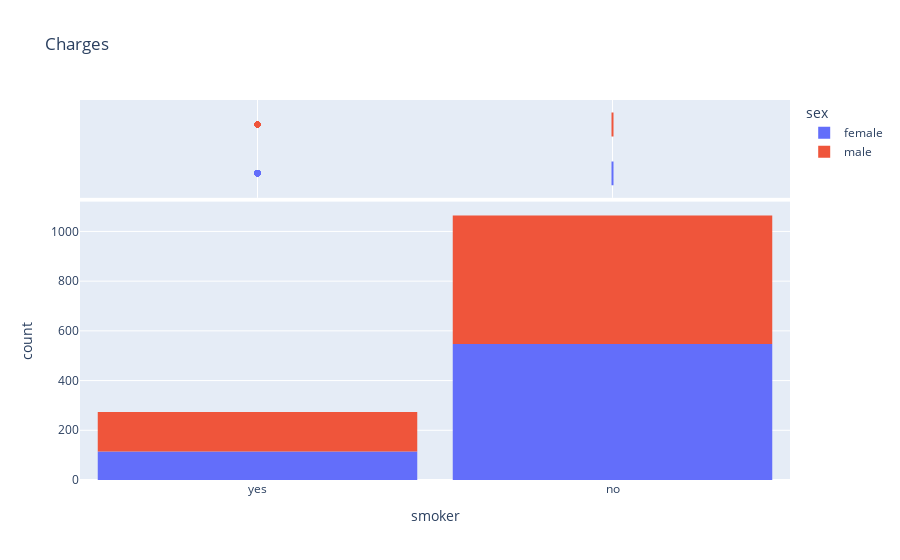

The code cell stored with this chart in its notebook:
### Code cell
fig = px.histogram(medical_charges,
                   x = "smoker",
                   marginal='box',
                   color = "sex",
                   title = "Charges")
fig.update_layout(bargap = 0.1)
fig.show()

### Figure 1 — Plotly figure (JSON) as saved in the notebook; plotly's stock layout.template omitted (floating-point values rounded to 4 significant figures; data arrays with more than 128 entries replaced by an {"elided": "..."} marker saying what was removed)
{"data": [{"bingroup": "x", "hovertemplate": "sex=female<br>smoker=%{x}<br>count=%{y}<extra></extra>", "legendgroup": "female", "marker": {"color": "#636efa", "pattern": {"shape": ""}}, "name": "female", "orientation": "v", "showlegend": true, "type": "histogram", "x": {"elided": "662 str values"}, "xaxis": "x", "yaxis": "y"}, {"hovertemplate": "sex=female<br>smoker=%{x}<extra></extra>", "legendgroup": "female", "marker": {"color": "#636efa"}, "name": "female", "notched": true, "showlegend": false, "type": "box", "x": {"elided": "662 str values"}, "xaxis": "x2", "yaxis": "y2"}, {"bingroup": "x", "hovertemplate": "sex=male<br>smoker=%{x}<br>count=%{y}<extra></extra>", "legendgroup": "male", "marker": {"color": "#EF553B", "pattern": {"shape": ""}}, "name": "male", "orientation": "v", "showlegend": true, "type": "histogram", "x": {"elided": "676 str values"}, "xaxis": "x", "yaxis": "y"}, {"hovertemplate": "sex=male<br>smoker=%{x}<extra></extra>", "legendgroup": "male", "marker": {"color": "#EF553B"}, "name": "male", "notched": true, "showlegend": false, "type": "box", "x": {"elided": "676 str values"}, "xaxis": "x2", "yaxis": "y2"}], "layout": {"bargap": 0.1, "barmode": "relative", "legend": {"title": {"text": "sex"}, "tracegroupgap": 0}, "title": {"text": "Charges"}, "xaxis": {"anchor": "y", "domain": [0, 1], "title": {"text": "smoker"}}, "xaxis2": {"anchor": "y2", "domain": [0, 1], "matches": "x", "showgrid": true, "showticklabels": false}, "yaxis": {"anchor": "x", "domain": [0, 0.7326], "title": {"text": "count"}}, "yaxis2": {"anchor": "x2", "domain": [0.7426, 1], "matches": "y2", "showgrid": false, "showline": false, "showticklabels": false, "ticks": ""}}}
